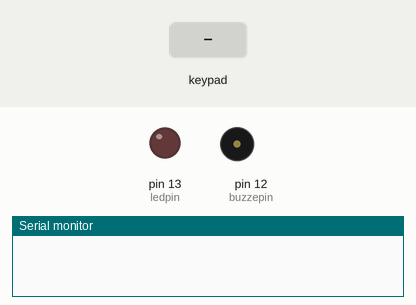
Recording of a program running on a simulated Arduino Uno, built with avr-gcc and run on an emulated ATmega328P. Parts: output pins drawn as LEDs (lit = HIGH), buzzer (waves = sounding), the last lines printed to the serial monitor. The test bench sets the inputs (shaded band).

Above: at 1.2 s.
1.3 s: key '1' pressed
At 2.1 s:
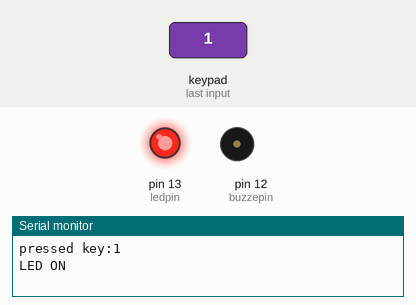
2.8 s: keypad keys 5 4 3 2 pressed 0.4 s apart
At 4.3 s:
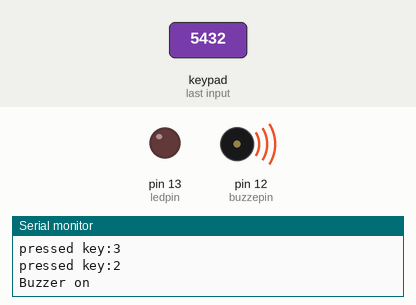
Timing chart, 0 to 5.8 s (numbered marks = the images above; inputs shaded):
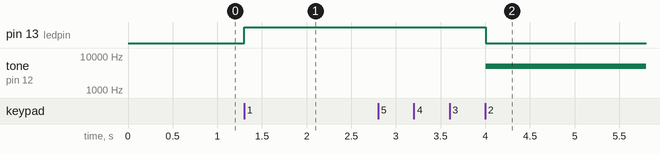

The program:

main.cpp
```cpp
#include <Arduino.h>
#include <Keypad.h>


const byte ROWS = 4;
const byte COLS = 5;

char keys[ROWS][COLS] = {
  {'1','2','3','A'},
  {'4','5','6','B'},
  {'7','8','9','c'},
  {'*','0','#','D'},
};

byte rowpin[ROWS] = {9,8,7,6};
byte colpin[COLS] = {5,4,3,2};

Keypad keypad = Keypad(makeKeymap(keys),rowpin,colpin,ROWS,COLS);

int ledpin = 13;
int buzzepin = 12;

void setup() {
  Serial.begin(9600);
  pinMode(ledpin, OUTPUT);
  pinMode(buzzepin, OUTPUT);

}

void loop() {

char key = keypad.getKey();

 if(key){
    Serial.print("pressed key:");
    Serial.println(key);

    if(key=='1'){
      digitalWrite(ledpin, HIGH);
      Serial.println("LED ON");
      noTone(buzzepin);
      delay(2000);
    }
    if(key == '2'){
      Serial.println("Buzzer on");
      tone(buzzepin,5000);
      digitalWrite(ledpin, LOW);
      delay(2000);
    }

 }

}
```

Measured:
- after the input at 1.3 s, pin 13 (ledpin): LOW → HIGH at once
- after the input at 2.8 s, pin 13 (ledpin): HIGH → LOW after 1.2 s; tone on pin 12 (buzzepin): silent → 5000 Hz after 1.2 s
